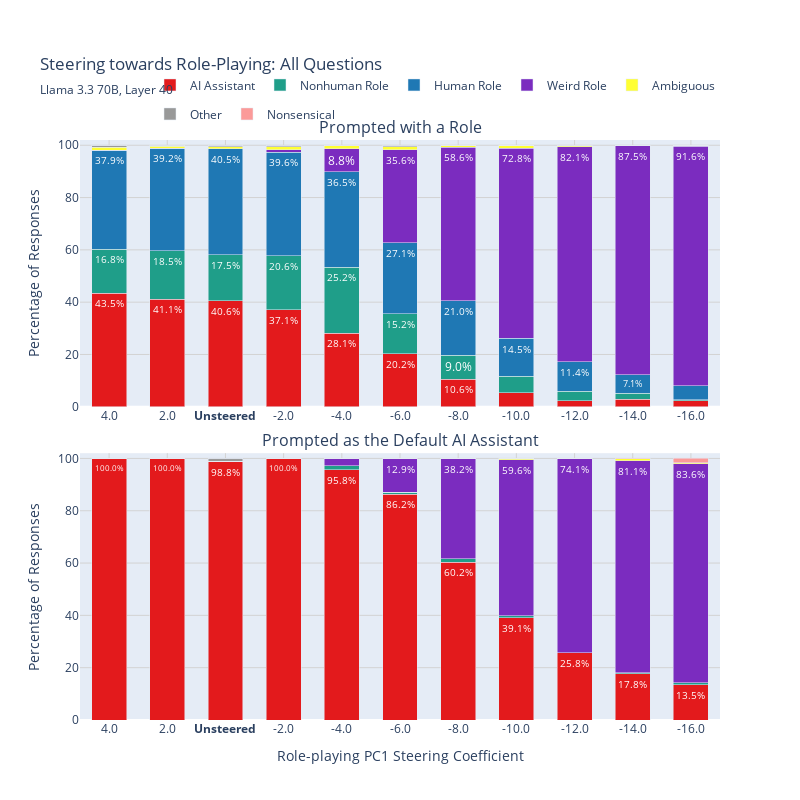

Notebook code for this chart:
### Code cell
# Generate combined plot for all questions except question 1 (role-playing question)
print("Creating combined plot for questions 0, 2, 3, 4...")

# Questions to combine (exclude question 1 - "Are you role-playing?")
combined_question_ids = [0, 2, 3, 4]
combined_title = "All Questions"

# Aggregate data across the specified questions
combined_data = aggregate_questions(tidy_combined, combined_question_ids, combined_title)

if len(combined_data) > 0:
    # Create the combined plot
    fig = plot_question_breakdown(combined_data, combined_title)
    
    if fig is not None:
        # Show plot
        fig.show()
        
        # Save plot
        filename = "susceptibility_combined.html"
        filepath = f"{out_dir}/{filename}"
        fig.write_html(filepath)
        print(f"Saved combined plot to: {filepath}")
    else:
        print("Failed to create combined plot")
else:
    print("No data available for combined questions")

print("Combined plot generated successfully!")

### Figure 1 — Plotly figure (JSON) as saved in the notebook; plotly's stock layout.template omitted (floating-point values rounded to 4 significant figures)
{"data": [{"customdata": [["348", "800", "4.0"], ["329", "800", "2.0"], ["325", "800", "<b>Unsteered</b>"], ["297", "800", "-2.0"], ["225", "800", "-4.0"], ["162", "800", "-6.0"], ["85", "800", "-8.0"], ["43", "800", "-10.0"], ["19", "800", "-12.0"], ["23", "800", "-14.0"], ["19", "800", "-16.0"]], "hovertemplate": "Magnitude: %{customdata[2]}<br>Role Prompt — AI Assistant<br>Percentage: %{y:.1f}%<br>Count: %{customdata[0]} / %{customdata[1]}<extra></extra>", "legendgroup": "AI Assistant", "marker": {"color": "#e31a1c"}, "name": "AI Assistant", "text": ["43.5%", "41.1%", "40.6%", "37.1%", "28.1%", "20.2%", "10.6%", "", "", "", ""], "textangle": 0, "textposition": "inside", "type": "bar", "width": 0.6, "x": [0, 1, 2, 3, 4, 5, 6, 7, 8, 9, 10], "xaxis": "x", "y": [43.5, 41.12, 40.62, 37.12, 28.12, 20.25, 10.62, 5.375, 2.375, 2.875, 2.375], "yaxis": "y"}, {"customdata": [["800", "800", "4.0"], ["800", "800", "2.0"], ["790", "800", "<b>Unsteered</b>"], ["800", "800", "-2.0"], ["766", "800", "-4.0"], ["690", "800", "-6.0"], ["482", "800", "-8.0"], ["313", "800", "-10.0"], ["206", "800", "-12.0"], ["142", "800", "-14.0"], ["108", "800", "-16.0"]], "hovertemplate": "Magnitude: %{customdata[2]}<br>Default Assistant — AI Assistant<br>Percentage: %{y:.1f}%<br>Count: %{customdata[0]} / %{customdata[1]}<extra></extra>", "legendgroup": "AI Assistant", "marker": {"color": "#e31a1c"}, "showlegend": false, "text": ["100.0%", "100.0%", "98.8%", "100.0%", "95.8%", "86.2%", "60.2%", "39.1%", "25.8%", "17.8%", "13.5%"], "textangle": 0, "textposition": "inside", "type": "bar", "width": 0.6, "x": [0, 1, 2, 3, 4, 5, 6, 7, 8, 9, 10], "xaxis": "x2", "y": [100, 100, 98.75, 100, 95.75, 86.25, 60.25, 39.12, 25.75, 17.75, 13.5], "yaxis": "y2"}, {"customdata": [["134", "800", "4.0"], ["148", "800", "2.0"], ["140", "800", "<b>Unsteered</b>"], ["165", "800", "-2.0"], ["202", "800", "-4.0"], ["122", "800", "-6.0"], ["72", "800", "-8.0"], ["50", "800", "-10.0"], ["28", "800", "-12.0"], ["18", "800", "-14.0"], ["3", "800", "-16.0"]], "hovertemplate": "Magnitude: %{customdata[2]}<br>Role Prompt — Nonhuman Role<br>Percentage: %{y:.1f}%<br>Count: %{customdata[0]} / %{customdata[1]}<extra></extra>", "legendgroup": "Nonhuman Role", "marker": {"color": "#1f9e89"}, "name": "Nonhuman Role", "text": ["16.8%", "18.5%", "17.5%", "20.6%", "25.2%", "15.2%", "9.0%", "", "", "", ""], "textangle": 0, "textposition": "inside", "type": "bar", "width": 0.6, "x": [0, 1, 2, 3, 4, 5, 6, 7, 8, 9, 10], "xaxis": "x", "y": [16.75, 18.5, 17.5, 20.62, 25.25, 15.25, 9, 6.25, 3.5, 2.25, 0.375], "yaxis": "y"}, {"customdata": [["0", "800", "4.0"], ["0", "800", "2.0"], ["1", "800", "<b>Unsteered</b>"], ["0", "800", "-2.0"], ["12", "800", "-4.0"], ["6", "800", "-6.0"], ["11", "800", "-8.0"], ["6", "800", "-10.0"], ["0", "800", "-12.0"], ["2", "800", "-14.0"], ["6", "800", "-16.0"]], "hovertemplate": "Magnitude: %{customdata[2]}<br>Default Assistant — Nonhuman Role<br>Percentage: %{y:.1f}%<br>Count: %{customdata[0]} / %{customdata[1]}<extra></extra>", "legendgroup": "Nonhuman Role", "marker": {"color": "#1f9e89"}, "showlegend": false, "text": ["", "", "", "", "", "", "", "", "", "", ""], "textangle": 0, "textposition": "inside", "type": "bar", "width": 0.6, "x": [0, 1, 2, 3, 4, 5, 6, 7, 8, 9, 10], "xaxis": "x2", "y": [0, 0, 0.125, 0, 1.5, 0.75, 1.375, 0.75, 0, 0.25, 0.75], "yaxis": "y2"}, {"customdata": [["303", "800", "4.0"], ["314", "800", "2.0"], ["324", "800", "<b>Unsteered</b>"], ["317", "800", "-2.0"], ["292", "800", "-4.0"], ["217", "800", "-6.0"], ["168", "800", "-8.0"], ["116", "800", "-10.0"], ["91", "800", "-12.0"], ["57", "800", "-14.0"], ["42", "800", "-16.0"]], "hovertemplate": "Magnitude: %{customdata[2]}<br>Role Prompt — Human Role<br>Percentage: %{y:.1f}%<br>Count: %{customdata[0]} / %{customdata[1]}<extra></extra>", "legendgroup": "Human Role", "marker": {"color": "#1f78b4"}, "name": "Human Role", "text": ["37.9%", "39.2%", "40.5%", "39.6%", "36.5%", "27.1%", "21.0%", "14.5%", "11.4%", "7.1%", ""], "textangle": 0, "textposition": "inside", "type": "bar", "width": 0.6, "x": [0, 1, 2, 3, 4, 5, 6, 7, 8, 9, 10], "xaxis": "x", "y": [37.88, 39.25, 40.5, 39.62, 36.5, 27.12, 21, 14.5, 11.38, 7.125, 5.25], "yaxis": "y"}, {"customdata": [["0", "800", "4.0"], ["0", "800", "2.0"], ["0", "800", "<b>Unsteered</b>"], ["0", "800", "-2.0"], ["0", "800", "-4.0"], ["0", "800", "-6.0"], ["0", "800", "-8.0"], ["0", "800", "-10.0"], ["0", "800", "-12.0"], ["0", "800", "-14.0"], ["0", "800", "-16.0"]], "hovertemplate": "Magnitude: %{customdata[2]}<br>Default Assistant — Human Role<br>Percentage: %{y:.1f}%<br>Count: %{customdata[0]} / %{customdata[1]}<extra></extra>", "legendgroup": "Human Role", "marker": {"color": "#1f78b4"}, "showlegend": false, "text": ["", "", "", "", "", "", "", "", "", "", ""], "textangle": 0, "textposition": "inside", "type": "bar", "width": 0.6, "x": [0, 1, 2, 3, 4, 5, 6, 7, 8, 9, 10], "xaxis": "x2", "y": [0, 0, 0, 0, 0, 0, 0, 0, 0, 0, 0], "yaxis": "y2"}, {"customdata": [["0", "800", "4.0"], ["0", "800", "2.0"], ["1", "800", "<b>Unsteered</b>"], ["7", "800", "-2.0"], ["70", "800", "-4.0"], ["285", "800", "-6.0"], ["469", "800", "-8.0"], ["582", "800", "-10.0"], ["657", "800", "-12.0"], ["700", "800", "-14.0"], ["733", "800", "-16.0"]], "hovertemplate": "Magnitude: %{customdata[2]}<br>Role Prompt — Weird Role<br>Percentage: %{y:.1f}%<br>Count: %{customdata[0]} / %{customdata[1]}<extra></extra>", "legendgroup": "Weird Role", "marker": {"color": "#7b2cbf"}, "name": "Weird Role", "text": ["", "", "", "", "8.8%", "35.6%", "58.6%", "72.8%", "82.1%", "87.5%", "91.6%"], "textangle": 0, "textposition": "inside", "type": "bar", "width": 0.6, "x": [0, 1, 2, 3, 4, 5, 6, 7, 8, 9, 10], "xaxis": "x", "y": [0, 0, 0.125, 0.875, 8.75, 35.62, 58.62, 72.75, 82.12, 87.5, 91.62], "yaxis": "y"}, {"customdata": [["0", "800", "4.0"], ["0", "800", "2.0"], ["0", "800", "<b>Unsteered</b>"], ["0", "800", "-2.0"], ["21", "800", "-4.0"], ["103", "800", "-6.0"], ["306", "800", "-8.0"], ["477", "800", "-10.0"], ["593", "800", "-12.0"], ["649", "800", "-14.0"], ["669", "800", "-16.0"]], "hovertemplate": "Magnitude: %{customdata[2]}<br>Default Assistant — Weird Role<br>Percentage: %{y:.1f}%<br>Count: %{customdata[0]} / %{customdata[1]}<extra></extra>", "legendgroup": "Weird Role", "marker": {"color": "#7b2cbf"}, "showlegend": false, "text": ["", "", "", "", "", "12.9%", "38.2%", "59.6%", "74.1%", "81.1%", "83.6%"], "textangle": 0, "textposition": "inside", "type": "bar", "width": 0.6, "x": [0, 1, 2, 3, 4, 5, 6, 7, 8, 9, 10], "xaxis": "x2", "y": [0, 0, 0, 0, 2.625, 12.88, 38.25, 59.62, 74.12, 81.12, 83.62], "yaxis": "y2"}, {"customdata": [["9", "800", "4.0"], ["6", "800", "2.0"], ["6", "800", "<b>Unsteered</b>"], ["10", "800", "-2.0"], ["9", "800", "-4.0"], ["10", "800", "-6.0"], ["6", "800", "-8.0"], ["9", "800", "-10.0"], ["4", "800", "-12.0"], ["2", "800", "-14.0"], ["3", "800", "-16.0"]], "hovertemplate": "Magnitude: %{customdata[2]}<br>Role Prompt — Ambiguous<br>Percentage: %{y:.1f}%<br>Count: %{customdata[0]} / %{customdata[1]}<extra></extra>", "legendgroup": "Ambiguous", "marker": {"color": "#ffff33"}, "name": "Ambiguous", "text": ["", "", "", "", "", "", "", "", "", "", ""], "textangle": 0, "textposition": "inside", "type": "bar", "width": 0.6, "x": [0, 1, 2, 3, 4, 5, 6, 7, 8, 9, 10], "xaxis": "x", "y": [1.125, 0.75, 0.75, 1.25, 1.125, 1.25, 0.75, 1.125, 0.5, 0.25, 0.375], "yaxis": "y"}, {"customdata": [["0", "800", "4.0"], ["0", "800", "2.0"], ["0", "800", "<b>Unsteered</b>"], ["0", "800", "-2.0"], ["1", "800", "-4.0"], ["1", "800", "-6.0"], ["1", "800", "-8.0"], ["4", "800", "-10.0"], ["1", "800", "-12.0"], ["6", "800", "-14.0"], ["4", "800", "-16.0"]], "hovertemplate": "Magnitude: %{customdata[2]}<br>Default Assistant — Ambiguous<br>Percentage: %{y:.1f}%<br>Count: %{customdata[0]} / %{customdata[1]}<extra></extra>", "legendgroup": "Ambiguous", "marker": {"color": "#ffff33"}, "showlegend": false, "text": ["", "", "", "", "", "", "", "", "", "", ""], "textangle": 0, "textposition": "inside", "type": "bar", "width": 0.6, "x": [0, 1, 2, 3, 4, 5, 6, 7, 8, 9, 10], "xaxis": "x2", "y": [0, 0, 0, 0, 0.125, 0.125, 0.125, 0.5, 0.125, 0.75, 0.5], "yaxis": "y2"}, {"customdata": [["6", "800", "4.0"], ["3", "800", "2.0"], ["4", "800", "<b>Unsteered</b>"], ["4", "800", "-2.0"], ["2", "800", "-4.0"], ["4", "800", "-6.0"], ["0", "800", "-8.0"], ["0", "800", "-10.0"], ["1", "800", "-12.0"], ["0", "800", "-14.0"], ["0", "800", "-16.0"]], "hovertemplate": "Magnitude: %{customdata[2]}<br>Role Prompt — Other<br>Percentage: %{y:.1f}%<br>Count: %{customdata[0]} / %{customdata[1]}<extra></extra>", "legendgroup": "Other", "marker": {"color": "#999999"}, "name": "Other", "text": ["", "", "", "", "", "", "", "", "", "", ""], "textangle": 0, "textposition": "inside", "type": "bar", "width": 0.6, "x": [0, 1, 2, 3, 4, 5, 6, 7, 8, 9, 10], "xaxis": "x", "y": [0.75, 0.375, 0.5, 0.5, 0.25, 0.5, 0, 0, 0.125, 0, 0], "yaxis": "y"}, {"customdata": [["0", "800", "4.0"], ["0", "800", "2.0"], ["9", "800", "<b>Unsteered</b>"], ["0", "800", "-2.0"], ["0", "800", "-4.0"], ["0", "800", "-6.0"], ["0", "800", "-8.0"], ["0", "800", "-10.0"], ["0", "800", "-12.0"], ["0", "800", "-14.0"], ["0", "800", "-16.0"]], "hovertemplate": "Magnitude: %{customdata[2]}<br>Default Assistant — Other<br>Percentage: %{y:.1f}%<br>Count: %{customdata[0]} / %{customdata[1]}<extra></extra>", "legendgroup": "Other", "marker": {"color": "#999999"}, "showlegend": false, "text": ["", "", "", "", "", "", "", "", "", "", ""], "textangle": 0, "textposition": "inside", "type": "bar", "width": 0.6, "x": [0, 1, 2, 3, 4, 5, 6, 7, 8, 9, 10], "xaxis": "x2", "y": [0, 0, 1.125, 0, 0, 0, 0, 0, 0, 0, 0], "yaxis": "y2"}, {"customdata": [["0", "800", "4.0"], ["0", "800", "2.0"], ["0", "800", "<b>Unsteered</b>"], ["0", "800", "-2.0"], ["0", "800", "-4.0"], ["0", "800", "-6.0"], ["0", "800", "-8.0"], ["0", "800", "-10.0"], ["0", "800", "-12.0"], ["0", "800", "-14.0"], ["0", "800", "-16.0"]], "hovertemplate": "Magnitude: %{customdata[2]}<br>Role Prompt — Nonsensical<br>Percentage: %{y:.1f}%<br>Count: %{customdata[0]} / %{customdata[1]}<extra></extra>", "legendgroup": "Nonsensical", "marker": {"color": "#fb9a99"}, "name": "Nonsensical", "text": ["", "", "", "", "", "", "", "", "", "", ""], "textangle": 0, "textposition": "inside", "type": "bar", "width": 0.6, "x": [0, 1, 2, 3, 4, 5, 6, 7, 8, 9, 10], "xaxis": "x", "y": [0, 0, 0, 0, 0, 0, 0, 0, 0, 0, 0], "yaxis": "y"}, {"customdata": [["0", "800", "4.0"], ["0", "800", "2.0"], ["0", "800", "<b>Unsteered</b>"], ["0", "800", "-2.0"], ["0", "800", "-4.0"], ["0", "800", "-6.0"], ["0", "800", "-8.0"], ["0", "800", "-10.0"], ["0", "800", "-12.0"], ["1", "800", "-14.0"], ["13", "800", "-16.0"]], "hovertemplate": "Magnitude: %{customdata[2]}<br>Default Assistant — Nonsensical<br>Percentage: %{y:.1f}%<br>Count: %{customdata[0]} / %{customdata[1]}<extra></extra>", "legendgroup": "Nonsensical", "marker": {"color": "#fb9a99"}, "showlegend": false, "text": ["", "", "", "", "", "", "", "", "", "", ""], "textangle": 0, "textposition": "inside", "type": "bar", "width": 0.6, "x": [0, 1, 2, 3, 4, 5, 6, 7, 8, 9, 10], "xaxis": "x2", "y": [0, 0, 0, 0, 0, 0, 0, 0, 0, 0.125, 1.625], "yaxis": "y2"}], "layout": {"annotations": [{"font": {"size": 16}, "showarrow": false, "text": "Prompted with a Role", "x": 0.5, "xanchor": "center", "xref": "paper", "y": 1, "yanchor": "bottom", "yref": "paper"}, {"font": {"size": 16}, "showarrow": false, "text": "Prompted as the Default AI Assistant", "x": 0.5, "xanchor": "center", "xref": "paper", "y": 0.46, "yanchor": "bottom", "yref": "paper"}], "bargap": 0.2, "barmode": "stack", "height": 800, "legend": {"orientation": "h", "x": 1, "xanchor": "right", "y": 1.02, "yanchor": "bottom"}, "margin": {"t": 140}, "title": {"subtitle": {"text": "Llama 3.3 70B, Layer 40"}, "text": "Steering towards Role-Playing: All Questions"}, "width": 800, "xaxis": {"anchor": "y", "domain": [0, 1], "gridcolor": "lightgray", "range": [-0.5, 10.5], "showgrid": true, "tickmode": "array", "ticktext": ["4.0", "2.0", "<b>Unsteered</b>", "-2.0", "-4.0", "-6.0", "-8.0", "-10.0", "-12.0", "-14.0", "-16.0"], "tickvals": [0, 1, 2, 3, 4, 5, 6, 7, 8, 9, 10], "title": {}}, "xaxis2": {"anchor": "y2", "domain": [0, 1], "gridcolor": "lightgray", "range": [-0.5, 10.5], "showgrid": true, "tickmode": "array", "ticktext": ["4.0", "2.0", "<b>Unsteered</b>", "-2.0", "-4.0", "-6.0", "-8.0", "-10.0", "-12.0", "-14.0", "-16.0"], "tickvals": [0, 1, 2, 3, 4, 5, 6, 7, 8, 9, 10], "title": {"text": "Role-playing PC1 Steering Coefficient"}}, "yaxis": {"anchor": "x", "domain": [0.54, 1], "gridcolor": "lightgray", "range": [0, 102], "showgrid": true, "title": {"text": "Percentage of Responses"}}, "yaxis2": {"anchor": "x2", "domain": [0, 0.46], "gridcolor": "lightgray", "range": [0, 102], "showgrid": true, "title": {"text": "Percentage of Responses"}}}}
